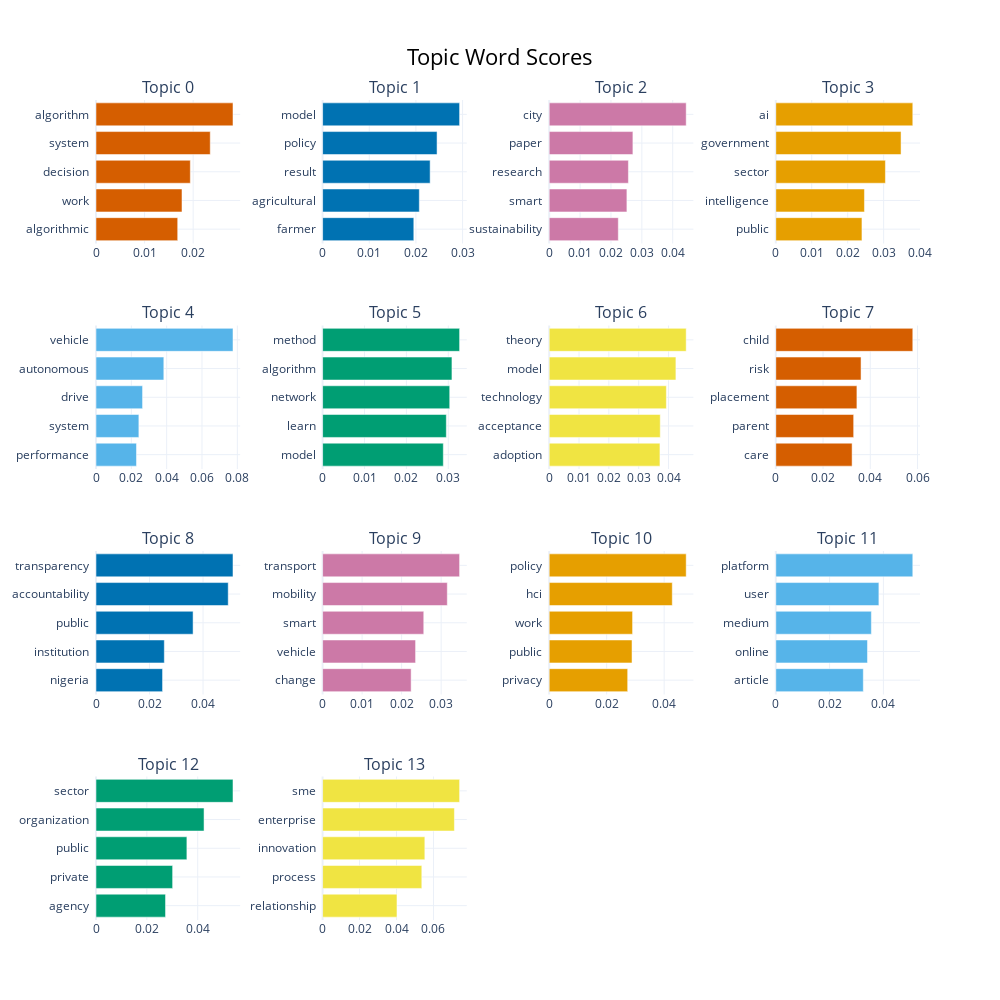

Source (notebook cell):
### Code cell
#Visualizing top 5 most frequently occuring words in each topic.

topic_model.visualize_barchart(top_n_topics = len(topics))

### Figure 1 — Plotly figure (JSON) as saved in the notebook; plotly's stock layout.template omitted (floating-point values rounded to 4 significant figures)
{"data": [{"marker": {"color": "#D55E00"}, "orientation": "h", "type": "bar", "x": [0.01682, 0.0177, 0.01941, 0.02351, 0.0282], "xaxis": "x", "y": ["algorithmic  ", "work  ", "decision  ", "system  ", "algorithm  "], "yaxis": "y"}, {"marker": {"color": "#0072B2"}, "orientation": "h", "type": "bar", "x": [0.01954, 0.02072, 0.02305, 0.02453, 0.02936], "xaxis": "x2", "y": ["farmer  ", "agricultural  ", "result  ", "policy  ", "model  "], "yaxis": "y2"}, {"marker": {"color": "#CC79A7"}, "orientation": "h", "type": "bar", "x": [0.02237, 0.02516, 0.02564, 0.0271, 0.04436], "xaxis": "x3", "y": ["sustainability  ", "smart  ", "research  ", "paper  ", "city  "], "yaxis": "y3"}, {"marker": {"color": "#E69F00"}, "orientation": "h", "type": "bar", "x": [0.02397, 0.02466, 0.03049, 0.03485, 0.03811], "xaxis": "x4", "y": ["public  ", "intelligence  ", "sector  ", "government  ", "ai  "], "yaxis": "y4"}, {"marker": {"color": "#56B4E9"}, "orientation": "h", "type": "bar", "x": [0.02292, 0.02427, 0.02636, 0.03839, 0.07755], "xaxis": "x5", "y": ["performance  ", "system  ", "drive  ", "autonomous  ", "vehicle  "], "yaxis": "y5"}, {"marker": {"color": "#009E73"}, "orientation": "h", "type": "bar", "x": [0.02881, 0.02953, 0.03033, 0.03087, 0.03269], "xaxis": "x6", "y": ["model  ", "learn  ", "network  ", "algorithm  ", "method  "], "yaxis": "y6"}, {"marker": {"color": "#F0E442"}, "orientation": "h", "type": "bar", "x": [0.03712, 0.03722, 0.03927, 0.04247, 0.04592], "xaxis": "x7", "y": ["adoption  ", "acceptance  ", "technology  ", "model  ", "theory  "], "yaxis": "y7"}, {"marker": {"color": "#D55E00"}, "orientation": "h", "type": "bar", "x": [0.0323, 0.03296, 0.03433, 0.03608, 0.05798], "xaxis": "x8", "y": ["care  ", "parent  ", "placement  ", "risk  ", "child  "], "yaxis": "y8"}, {"marker": {"color": "#0072B2"}, "orientation": "h", "type": "bar", "x": [0.02486, 0.02553, 0.03627, 0.0494, 0.05118], "xaxis": "x9", "y": ["nigeria  ", "institution  ", "public  ", "accountability  ", "transparency  "], "yaxis": "y9"}, {"marker": {"color": "#CC79A7"}, "orientation": "h", "type": "bar", "x": [0.02241, 0.02353, 0.0256, 0.03156, 0.03467], "xaxis": "x10", "y": ["change  ", "vehicle  ", "smart  ", "mobility  ", "transport  "], "yaxis": "y10"}, {"marker": {"color": "#E69F00"}, "orientation": "h", "type": "bar", "x": [0.02731, 0.02882, 0.02901, 0.04283, 0.04767], "xaxis": "x11", "y": ["privacy  ", "public  ", "work  ", "hci  ", "policy  "], "yaxis": "y11"}, {"marker": {"color": "#56B4E9"}, "orientation": "h", "type": "bar", "x": [0.03253, 0.03408, 0.03553, 0.03833, 0.05093], "xaxis": "x12", "y": ["article  ", "online  ", "medium  ", "user  ", "platform  "], "yaxis": "y12"}, {"marker": {"color": "#009E73"}, "orientation": "h", "type": "bar", "x": [0.02734, 0.03013, 0.03574, 0.04248, 0.05387], "xaxis": "x13", "y": ["agency  ", "private  ", "public  ", "organization  ", "sector  "], "yaxis": "y13"}, {"marker": {"color": "#F0E442"}, "orientation": "h", "type": "bar", "x": [0.04024, 0.05367, 0.05531, 0.07132, 0.07412], "xaxis": "x14", "y": ["relationship  ", "process  ", "innovation  ", "enterprise  ", "sme  "], "yaxis": "y14"}], "layout": {"annotations": [{"font": {"size": 16}, "showarrow": false, "text": "Topic 0", "x": 0.0875, "xanchor": "center", "xref": "paper", "y": 1, "yanchor": "bottom", "yref": "paper"}, {"font": {"size": 16}, "showarrow": false, "text": "Topic 1", "x": 0.3625, "xanchor": "center", "xref": "paper", "y": 1, "yanchor": "bottom", "yref": "paper"}, {"font": {"size": 16}, "showarrow": false, "text": "Topic 2", "x": 0.6375, "xanchor": "center", "xref": "paper", "y": 1, "yanchor": "bottom", "yref": "paper"}, {"font": {"size": 16}, "showarrow": false, "text": "Topic 3", "x": 0.9125, "xanchor": "center", "xref": "paper", "y": 1, "yanchor": "bottom", "yref": "paper"}, {"font": {"size": 16}, "showarrow": false, "text": "Topic 4", "x": 0.0875, "xanchor": "center", "xref": "paper", "y": 0.725, "yanchor": "bottom", "yref": "paper"}, {"font": {"size": 16}, "showarrow": false, "text": "Topic 5", "x": 0.3625, "xanchor": "center", "xref": "paper", "y": 0.725, "yanchor": "bottom", "yref": "paper"}, {"font": {"size": 16}, "showarrow": false, "text": "Topic 6", "x": 0.6375, "xanchor": "center", "xref": "paper", "y": 0.725, "yanchor": "bottom", "yref": "paper"}, {"font": {"size": 16}, "showarrow": false, "text": "Topic 7", "x": 0.9125, "xanchor": "center", "xref": "paper", "y": 0.725, "yanchor": "bottom", "yref": "paper"}, {"font": {"size": 16}, "showarrow": false, "text": "Topic 8", "x": 0.0875, "xanchor": "center", "xref": "paper", "y": 0.45, "yanchor": "bottom", "yref": "paper"}, {"font": {"size": 16}, "showarrow": false, "text": "Topic 9", "x": 0.3625, "xanchor": "center", "xref": "paper", "y": 0.45, "yanchor": "bottom", "yref": "paper"}, {"font": {"size": 16}, "showarrow": false, "text": "Topic 10", "x": 0.6375, "xanchor": "center", "xref": "paper", "y": 0.45, "yanchor": "bottom", "yref": "paper"}, {"font": {"size": 16}, "showarrow": false, "text": "Topic 11", "x": 0.9125, "xanchor": "center", "xref": "paper", "y": 0.45, "yanchor": "bottom", "yref": "paper"}, {"font": {"size": 16}, "showarrow": false, "text": "Topic 12", "x": 0.0875, "xanchor": "center", "xref": "paper", "y": 0.175, "yanchor": "bottom", "yref": "paper"}, {"font": {"size": 16}, "showarrow": false, "text": "Topic 13", "x": 0.3625, "xanchor": "center", "xref": "paper", "y": 0.175, "yanchor": "bottom", "yref": "paper"}], "height": 1000, "hoverlabel": {"bgcolor": "white", "font": {"family": "Rockwell", "size": 16}}, "showlegend": false, "title": {"font": {"color": "Black", "size": 22}, "text": "Topic Word Scores", "x": 0.5, "xanchor": "center", "yanchor": "top"}, "width": 1000, "xaxis": {"anchor": "y", "domain": [0, 0.175], "showgrid": true}, "xaxis10": {"anchor": "y10", "domain": [0.275, 0.45], "showgrid": true}, "xaxis11": {"anchor": "y11", "domain": [0.55, 0.725], "showgrid": true}, "xaxis12": {"anchor": "y12", "domain": [0.825, 1], "showgrid": true}, "xaxis13": {"anchor": "y13", "domain": [0, 0.175], "showgrid": true}, "xaxis14": {"anchor": "y14", "domain": [0.275, 0.45], "showgrid": true}, "xaxis15": {"anchor": "y15", "domain": [0.55, 0.725], "showgrid": true}, "xaxis16": {"anchor": "y16", "domain": [0.825, 1], "showgrid": true}, "xaxis2": {"anchor": "y2", "domain": [0.275, 0.45], "showgrid": true}, "xaxis3": {"anchor": "y3", "domain": [0.55, 0.725], "showgrid": true}, "xaxis4": {"anchor": "y4", "domain": [0.825, 1], "showgrid": true}, "xaxis5": {"anchor": "y5", "domain": [0, 0.175], "showgrid": true}, "xaxis6": {"anchor": "y6", "domain": [0.275, 0.45], "showgrid": true}, "xaxis7": {"anchor": "y7", "domain": [0.55, 0.725], "showgrid": true}, "xaxis8": {"anchor": "y8", "domain": [0.825, 1], "showgrid": true}, "xaxis9": {"anchor": "y9", "domain": [0, 0.175], "showgrid": true}, "yaxis": {"anchor": "x", "domain": [0.825, 1], "showgrid": true}, "yaxis10": {"anchor": "x10", "domain": [0.275, 0.45], "showgrid": true}, "yaxis11": {"anchor": "x11", "domain": [0.275, 0.45], "showgrid": true}, "yaxis12": {"anchor": "x12", "domain": [0.275, 0.45], "showgrid": true}, "yaxis13": {"anchor": "x13", "domain": [0, 0.175], "showgrid": true}, "yaxis14": {"anchor": "x14", "domain": [0, 0.175], "showgrid": true}, "yaxis15": {"anchor": "x15", "domain": [0, 0.175], "showgrid": true}, "yaxis16": {"anchor": "x16", "domain": [0, 0.175], "showgrid": true}, "yaxis2": {"anchor": "x2", "domain": [0.825, 1], "showgrid": true}, "yaxis3": {"anchor": "x3", "domain": [0.825, 1], "showgrid": true}, "yaxis4": {"anchor": "x4", "domain": [0.825, 1], "showgrid": true}, "yaxis5": {"anchor": "x5", "domain": [0.55, 0.725], "showgrid": true}, "yaxis6": {"anchor": "x6", "domain": [0.55, 0.725], "showgrid": true}, "yaxis7": {"anchor": "x7", "domain": [0.55, 0.725], "showgrid": true}, "yaxis8": {"anchor": "x8", "domain": [0.55, 0.725], "showgrid": true}, "yaxis9": {"anchor": "x9", "domain": [0.275, 0.45], "showgrid": true}}}
